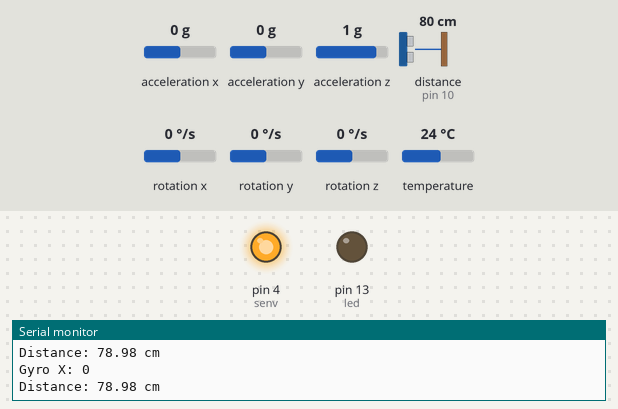
Bench run of a sketch on a simulated Arduino Uno, built with avr-gcc and run on an emulated ATmega328P. On the bench: output pins drawn as LEDs (lit = HIGH), the last lines printed to the serial monitor. Wiring (inferred from the names in the program): ultrasonic range finder: trigger pin 9; echo pin 10. Inputs (shaded band) come from the test bench; at power-on: distance to the obstacle (sensor on pin 10) 80 cm, rotation x 0 °/s, acceleration x 0 g, acceleration y 0 g, acceleration z 1 g, rotation y 0 °/s, rotation z 0 °/s, temperature 24 °C. The echo pulse lasts 58.3 µs per cm; pins used as bus, display or sensor lines are not drawn.

Above: at 1.3 s.
1.4 s: distance to the obstacle (sensor on pin 10) set to 18 cm
2.9 s: distance to the obstacle (sensor on pin 10) set to 14 cm
At 4.1 s:
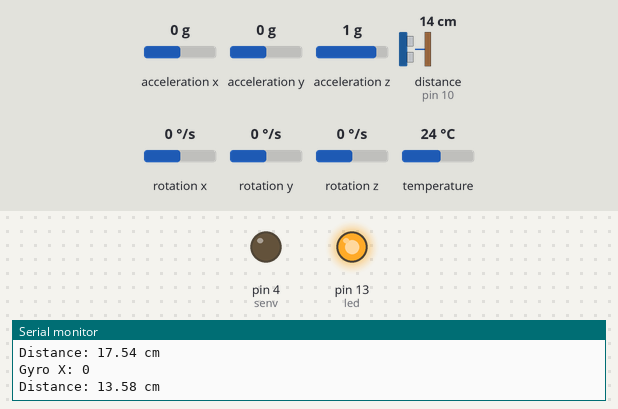
5.9 s: distance to the obstacle (sensor on pin 10) set to 35 cm
At 6.6 s:
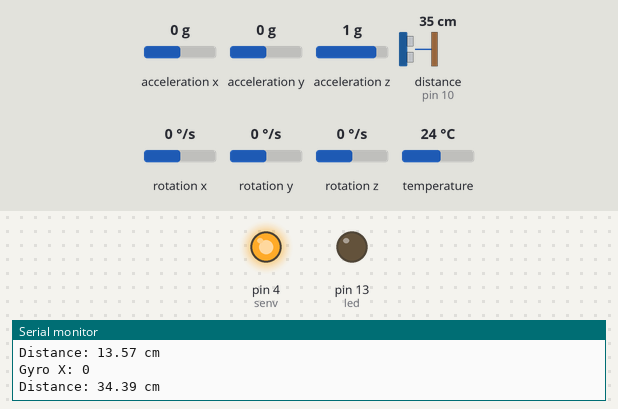
7.6 s: rotation x set to -54 °/s
9.1 s: rotation x set to -61 °/s
At 10.3 s:
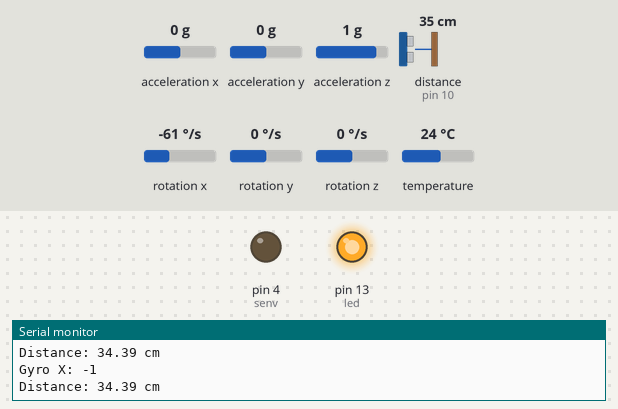
12.1 s: rotation x set to 0 °/s
At 12.9 s:
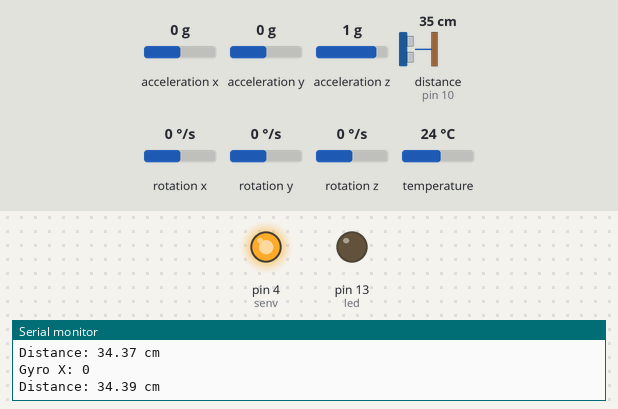
Timing chart, 0 to 14.6 s (numbered marks = the images above; inputs shaded):
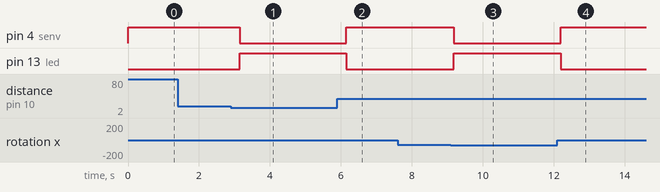

Measured:
- the behaviour switches between 16 and 15 cm on distance to the obstacle (sensor on pin 10) (found by bisection; images 0 and 1)
- the behaviour switches between -57 and -58 °/s on rotation x (found by bisection; images 2 and 3)
- after the input at 2.9 s, pin 4 (senv): HIGH → LOW after 0.24 s; pin 13 (led): LOW → HIGH after 0.24 s
- after the input at 5.9 s, pin 4 (senv): LOW → HIGH after 0.25 s; pin 13 (led): HIGH → LOW after 0.25 s
- after the input at 9.1 s, pin 4 (senv): HIGH → LOW after 0.09 s; pin 13 (led): LOW → HIGH after 0.09 s
- after the input at 12.1 s, pin 4 (senv): LOW → HIGH after 0.09 s; pin 13 (led): HIGH → LOW after 0.09 s

The sketch:

test2.ino
```cpp
// Basic demo for accelerometer readings from Adafruit MPU6050 with Ultrasonic sensor

#include <Adafruit_MPU6050.h>
#include <Adafruit_Sensor.h>
#include <Wire.h>

#define senv 4

Adafruit_MPU6050 mpu;

// Declaring pins
int buz = 4, led = 13;
int trigPin = 9; // Ultrasonic Trigger pin
int echoPin = 10; // Ultrasonic Echo pin

void setup(void) {
  Serial.begin(115200);

  // Buzzer and LED setup
  pinMode(buz, OUTPUT);
  digitalWrite(buz, HIGH);
  pinMode(led, OUTPUT);
  digitalWrite(led, LOW);
  pinMode(senv,OUTPUT);
  digitalWrite(senv,HIGH);


  // Ultrasonic sensor setup
  pinMode(trigPin, OUTPUT);
  pinMode(echoPin, INPUT);

  while (!Serial)
    delay(10); // Wait for serial monitor

  Serial.println("Adafruit MPU6050 + Ultrasonic Sensor Test");

  // Initialize MPU6050
  if (!mpu.begin()) {
    Serial.println("Failed to find MPU6050 chip");
    while (1) {
      delay(10);
    }
  }
  Serial.println("MPU6050 Found!");

  mpu.setAccelerometerRange(MPU6050_RANGE_8_G);
  mpu.setGyroRange(MPU6050_RANGE_500_DEG);
  mpu.setFilterBandwidth(MPU6050_BAND_21_HZ);

  delay(100);
}

void loop() {
  digitalWrite(buz, HIGH);
  digitalWrite(led, LOW);
  digitalWrite(senv,HIGH);


  // Read MPU6050 data
  sensors_event_t a, g, temp;
  mpu.getEvent(&a, &g, &temp);

  int x = g.gyro.x;
  Serial.print("Gyro X: ");
  Serial.println(x);

  // Read distance from ultrasonic sensor
  long duration;
  float distance;

  digitalWrite(trigPin, LOW);
  delayMicroseconds(2);
  digitalWrite(trigPin, HIGH);
  delayMicroseconds(10);
  digitalWrite(trigPin, LOW);

  duration = pulseIn(echoPin, HIGH);
  distance = duration * 0.034 / 2; // cm

  Serial.print("Distance: ");
  Serial.print(distance);
  Serial.println(" cm");


  // Condition for either motion or proximity
  if (x != 0 || distance < 15) {
    digitalWrite(buz, LOW);
    digitalWrite(led, HIGH);
    digitalWrite(senv,LOW);
    delay(1000);
  }

  delay(500);
}
```
